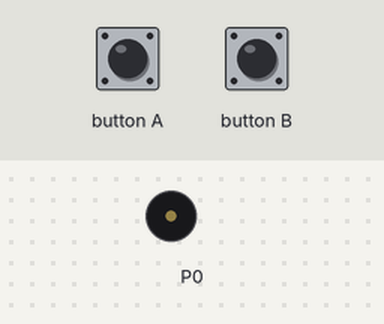
Recording of a program running on a simulated BBC micro:bit (MakeCode). Parts: buzzer (waves = sounding). Inputs (shaded band) come from the test bench.

Above: at 1.2 s.
1.3 s: button A pressed for 0.15 s
At 1.64 s:
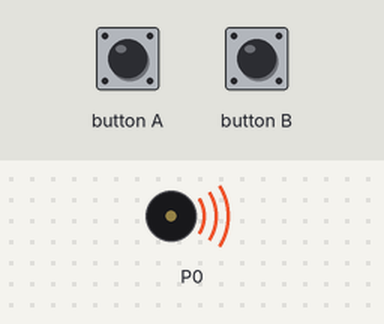
4.3 s: button B pressed for 0.15 s
Timing chart, 0 to 7.5 s (numbered marks = the images above; inputs shaded):
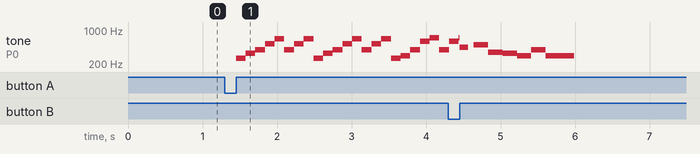

The program:

main.ts
```typescript
input.onButtonPressed(Button.A, function on_button_pressed_a() {
    music.stopMelody(MelodyStopOptions.All)
    music._playDefaultBackground(music.builtInPlayableMelody(Melodies.Prelude), music.PlaybackMode.InBackground)
})
input.onGesture(Gesture.TiltRight, function on_gesture_tilt_right() {
    music.changeTempoBy(20)
})
input.onGesture(Gesture.TiltLeft, function on_gesture_tilt_left() {
    music.changeTempoBy(-20)
})
input.onButtonPressed(Button.B, function on_button_pressed_b() {
    music.stopMelody(MelodyStopOptions.All)
    music.play(music.stringPlayable("A B F E D G D D ", 318), music.PlaybackMode.InBackground)
})
```

test.ts
```typescript
// aquí va el archivo "tests"; esto no se compilará cuando este paquete se utilice como una extensión.
```

Measured:
- after the input at 1.3 s, tone on P0: plays 262 Hz for 0.13 s, 330 Hz for 0.13 s, 392 Hz for 0.13 s, 523 Hz for 0.13 s, 659 Hz for 0.13 s, 392 Hz for 0.13 s … (22 notes in this stretch), starting after 0.15 s
